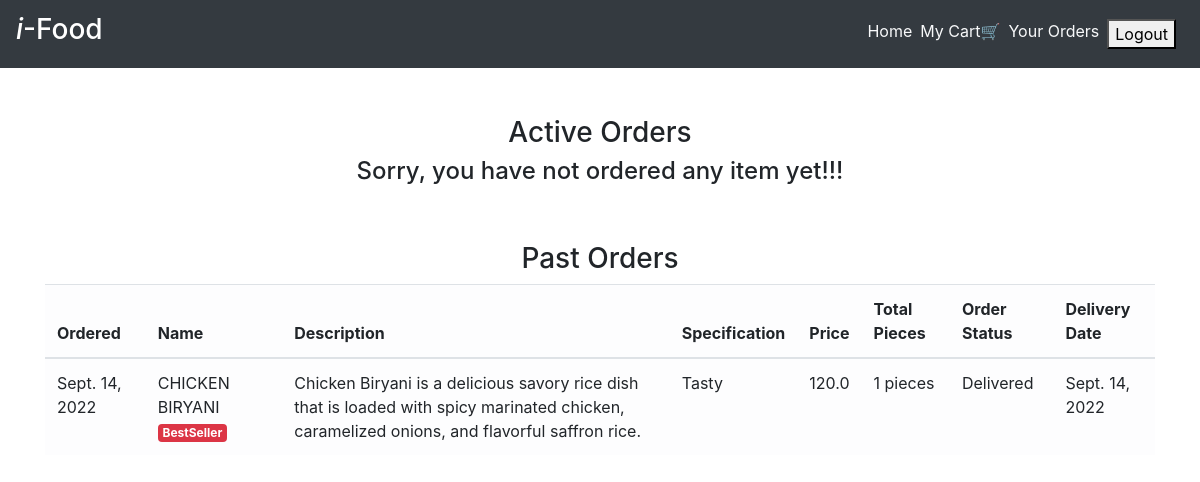
The app's page /order_details/ (signed in) with its own data.
### main/models.py (models this page shows, shortened)
class CartItems(models.Model):
    ORDER_STATUS = (
        ('Active', 'Active'),
        ('Delivered', 'Delivered')
    )
    user = models.ForeignKey(User, on_delete=models.CASCADE)
    item = models.ForeignKey(Item, on_delete=models.CASCADE)
    ordered = models.BooleanField(default=False)
    quantity = models.IntegerField(default=1)
    ordered_date = models.DateField(default=timezone.now)
    status = models.CharField(max_length=20, choices=ORDER_STATUS, default='Active')
    delivery_date = models.DateField(default=timezone.now)
    class Meta:
        verbose_name = 'Cart Item'
        verbose_name_plural = 'Cart Items'
        default_permissions = ('add', 'change', 'delete', 'view')

class Item(models.Model):
    LABELS = (
        ('BestSeller', 'BestSeller'),
        ('New', 'New'),
        ('Spicy🔥', 'Spicy🔥'),
    )
    LABEL_COLOUR = (
        ('danger', 'danger'),
        ('success', 'success'),
        ('primary', 'primary'),
        ('info', 'info')
    )
    title = models.CharField(max_length=150)
    description = models.CharField(max_length=250,blank=True)
    price = models.FloatField()
    pieces = models.IntegerField(default=6)
    instructions = models.CharField(max_length=250,default="Jain Option Available")
    image = models.ImageField(default='default.png', upload_to='images/')
    labels = models.CharField(max_length=25, choices=LABELS, blank=True)
    label_colour = models.CharField(max_length=15, choices=LABEL_COLOUR, blank=True)
    slug = models.SlugField(default="sushi_name")
    created_by = models.ForeignKey(User, on_delete=models.CASCADE)

### main/views.py (the view)
# urls.py: path('order_details/', views.order_details, name='order_details'),
@login_required
def order_details(request):
    items = CartItems.objects.filter(user=request.user, ordered=True,status="Active").order_by('-ordered_date')
    cart_items = CartItems.objects.filter(user=request.user, ordered=True,status="Delivered").order_by('-ordered_date')
    bill = items.aggregate(Sum('item__price'))
    number = items.aggregate(Sum('quantity'))
    pieces = items.aggregate(Sum('item__pieces'))
    total = bill.get("item__price__sum")
    count = number.get("quantity__sum")
    total_pieces = pieces.get("item__pieces__sum")
    context = {
        'items':items,
        'cart_items':cart_items,
        'total': total,
        'count': count,
        'total_pieces': total_pieces
    }
    return render(request, 'main/order_details.html', context)

### main/templatetags/get_group.py (called while the page is built)
@register.filter(name='has_group')
def has_group(user, group_name):
    return user.groups.filter(name=group_name).exists()

### main/templates/main/order_details.html
{% extends "main/layout.html" %}
{% block content %}
<div class="cart">
    <div class="container">
        <div class="row">
            <div class="col-sm-12 mt-5">
                <h3 class="text-center">Active Orders</h3>
                {% if items %}
                <h4 class="text-center">Total Bill Amount: {{total}} for {{ count }} boxes.</h4>
                <h6 class="text-center">Please pay either via PayTM or Net Banking or at time of delivery!</h6>
                <div class="table-responsive">
                    <table class="table table-light">
                        <thead>
                        <tr>
                            <th scope="col">Ordered</th>
                            <th scope="col">Name</th>
                            <th scope="col">Description</th>
                            <th scope="col">Specification</th>
                            <th scope="col">Price</th>
                            <th scope="col">Total Pieces</th>
                            <th scope="col">Order Status</th>
                        </tr>
                        </thead>
                        <tbody>
                            {% for item_active in items %}
                        <tr>
                            <td>{{ item_active.ordered_date }}</td>
                            <td>{{ item_active.item.title }} <span class="badge badge-{{ item_active.item.label_colour }}">{{ item_active.item.labels }}</span></td>
                            <td>{{ item_active.item.description }}</td>
                            <td>{{ item_active.item.instructions }}</td>
                            <td>{{ item_active.item.price }}</td>
                            <td>{{ item_active.item.pieces }} pieces</td>
                            <td>{{ item_active.status }}</td>
                        </tr>
                            {% endfor %}
                        </tbody>
                    </table>
                </div>
                {% else %}
                <h4 class="text-center">Sorry, you have not ordered any item yet!!!</h4>
                {% endif %}
            </div>
        </div>
        <div class="row">
            <div class="col-sm-12 mt-5">
                <h3 class="text-center">Past Orders</h3>
                {% if cart_items %}
                <div class="table-responsive">
                    <table class="table table-light">
                        <thead>
                        <tr>
                            <th scope="col">Ordered</th>
                            <th scope="col">Name</th>
                            <th scope="col">Description</th>
                            <th scope="col">Specification</th>
                            <th scope="col">Price</th>
                            <th scope="col">Total Pieces</th>
                            <th scope="col">Order Status</th>
                            <th scope="col">Delivery Date</th>
                        </tr>
                        </thead>
                        <tbody>
                            {% for cart in cart_items %}
                        <tr>
                            <td>{{ cart.ordered_date }}</td>
                            <td>{{ cart.item.title }} <span class="badge badge-{{ cart.item.label_colour }}">{{ cart.item.labels }}</span></td>
                            <td>{{ cart.item.description }}</td>
                            <td>{{ cart.item.instructions }}</td>
                            <td>{{ cart.item.price }}</td>
                            <td>{{ cart.item.pieces }} pieces</td>
                            <td>{{ cart.status }}</td>
                            <td>{{ cart.delivery_date }}</td>
                        </tr>
                            {% endfor %}
                        </tbody>
                    </table>
                </div>
                {% else %}
                <h4 class="text-center">Sorry, you have not ordered any item yet!!!</h4>
                {% endif %}
            </div>
        </div>
    </div>
</div>
{% endblock content %}

### records on screen
CartItems: ordered_date "Sept. 14, 2022", item "CHICKEN BIRYANI", item.labels "BestSeller", item.description "Chicken Biryani is a delicious savory rice dish that is loaded with spicy marinated chicken, caramelized onions, and flavorful saffron rice.", item.instructions "Tasty", item.price "120.0", item.pieces "1", status "Delivered", delivery_date "Sept. 14, 2022"
